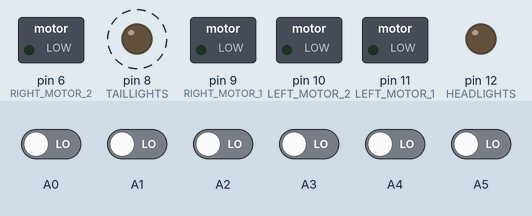
The sketch below on a simulated Arduino Uno, built with avr-gcc and run on an emulated ATmega328P. Shown: switched loads named in the sketch (green lamp = pin HIGH), output pins drawn as LEDs (lit = HIGH). Dashed ring = blinking. The test bench sets the inputs (shaded band); at power-on: A0–5 LOW. What the sketch prints to the serial monitor is not drawn.

Above: at 0.15 s.
Timing chart, 0 to 3.0 s (numbered marks = the images above):
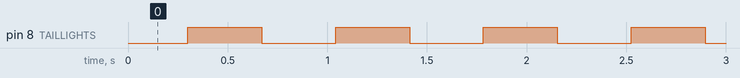

Measured:
- by itself, pin 8 (TAILLIGHTS): alternates HIGH for 0.37 s and LOW for 0.37 s

The sketch:

rf_bot.ino
```cpp
// 6-channel RC RF-Bot
//
// Coded By: Subham Roy
// E-Mail : syfluqs@gmail.com
#define CODE_VERSION "2.0"

//set this constant 1 if you want to print debug messages
#define DEBUG 0
//set 1 if you want to print receiver's pulse width
#define PRINT_REC_PW 1

//defining pins needed for motor movement and light control
#define LEFT_MOTOR_1 11
#define LEFT_MOTOR_2 10
#define RIGHT_MOTOR_1 9
#define RIGHT_MOTOR_2 6

#define HEADLIGHTS 12
#define TAILLIGHTS 8
#define REVERSE_LED 8

//set these values from 0 to 255
//these will be the output PWM signals to motor driver
#define MOTOR_DRIVE_MAX 255
#define MOTOR_DRIVE_MIN 0
//max decrease or increase in output value while turning
//while in linear mode: max_output=MOTOR_DRIVE_MAX-LINEAR_MODE_DELTA
#define LINEAR_MODE_DELTA 70

//defines min and max values of input pulse width from
//receiver unit
#define CH1_MAX 1990
#define CH1_MIN 985
#define CH2_MAX 1995
#define CH2_MIN 995
#define CH3_MAX 1990
#define CH3_MIN 990
#define CH4_MAX 1987
#define CH4_MIN 985
//separate values for ch5 3-way switch
#define CH5_1_MAX 990
#define CH5_1_MIN 980
#define CH5_2_MAX 1505
#define CH5_2_MIN 1480
#define CH5_3_MAX 2005
#define CH5_3_MIN 1992
//separate values for ch6 2-way switch
#define CH6_0_MAX 2005
#define CH6_0_MIN 1992
#define CH6_1_MAX 990
#define CH6_1_MIN 977

//delay in between every loop
#define loop_delay 70
//pulseIn timeout
#define pw_timeout 50000

//===========================================================

int ch1,ch2,ch3,ch4,ch5,ch6;
//reverse mode
boolean reverse = false;

//movement_variables
//analog output values to motor driver
//values must be from MOTOR_DRIVE_MIN to MOTOR_DRIVE_MAX
int left_1 = 0;
int left_2 = 0;
int right_1 = 0;
int right_2 = 0;
int forward = 0;
int delta_left=0;
int delta_right=0;

void setup()
{
  pinMode(LEFT_MOTOR_1, OUTPUT); // _{ left
  pinMode(LEFT_MOTOR_2, OUTPUT); //  { motor
  pinMode(RIGHT_MOTOR_1, OUTPUT); // _{ right
  pinMode(RIGHT_MOTOR_2, OUTPUT); //  { motor

  pinMode(HEADLIGHTS, OUTPUT);
  pinMode(TAILLIGHTS, OUTPUT);

  pinMode(A0, INPUT);
  pinMode(A1, INPUT);
  pinMode(A2, INPUT);
  pinMode(A3, INPUT);
  pinMode(A4, INPUT);
  pinMode(A5, INPUT);

  if(DEBUG || PRINT_REC_PW) {
  Serial.begin(9600);
  Serial.print("RFbot v"); Serial.print(CODE_VERSION); Serial.println(" Online...");
  }

  //ToDo :: Test Sequence

}

void loop()
{
  //collecting values
  ch1 = pulseIn(A0, HIGH, pw_timeout);
  ch2 = pulseIn(A1, HIGH, pw_timeout);
  ch3 = pulseIn(A2, HIGH, pw_timeout);
  ch4 = pulseIn(A3, HIGH, pw_timeout);
  ch5 = pulseIn(A4, HIGH, pw_timeout);
  ch6 = pulseIn(A5, HIGH, pw_timeout);

  if (PRINT_REC_PW) {
    Serial.print(ch1); Serial.print("||");
    Serial.print(ch2); Serial.print("||");
    Serial.print(ch3); Serial.print("||");
    Serial.print(ch4); Serial.print("||");
    Serial.print(ch5); Serial.print("||");
    Serial.print(ch6); Serial.println();
  }

  //headlights
  if (ch6>CH6_1_MIN) {
    digitalWrite(HEADLIGHTS, HIGH); //headlights on
    //if (DEBUG) { Serial.println("Headlights On"); }
  } else {
    digitalWrite(HEADLIGHTS, LOW); //headlights off
    //if (DEBUG) { Serial.println("Headlights Off"); }
  }

  //=================== main motor driving code ===============================

  //ch5 switch set at 1
  //linear speed mode
  //bot moves at constant linear velocity whether in straight
  //or curved path
  if (ch5>=CH5_1_MIN && ch5<CH5_1_MAX) {

    forward = map(ch3, CH3_MIN, CH3_MAX, MOTOR_DRIVE_MIN, MOTOR_DRIVE_MAX-LINEAR_MODE_DELTA);
    delta_left = map(ch1, CH1_MIN, CH1_MAX, -LINEAR_MODE_DELTA, LINEAR_MODE_DELTA);
    delta_right = -delta_left;

    left_1 = forward+delta_left;
    left_2 = 0;
    right_1 = forward+delta_right;
    right_2 = 0;
    if (left_1<0) {left_1=0;}
    if (right_1<0) {right_1=0;}

    if (DEBUG) { Serial.print("mode1: "); Serial.print(forward); Serial.print("||");
                                          Serial.print(left_1); Serial.print("||");
                                          Serial.print(right_1); Serial.println(); }

  }

  //ch5 switch set at 2
  //drift mode
  //bot moves with max velocity possible and exhibits sharp
  //turns
  else if (ch5>=CH5_2_MIN && ch5<CH5_1_MAX) {

    forward = map(ch3, CH3_MIN, CH3_MAX, MOTOR_DRIVE_MIN, MOTOR_DRIVE_MAX);
    delta_left = map(ch1, CH1_MIN, CH1_MAX, -LINEAR_MODE_DELTA, LINEAR_MODE_DELTA);
    delta_right = -delta_left;

    if (DEBUG) { Serial.print("mode2: "); Serial.print(forward); Serial.print("||");
                                          Serial.print(delta_left); Serial.print("||");
                                          Serial.print(delta_right); Serial.println(); }

    left_1 = forward+delta_left;
    left_2 = 0;
    right_1 = forward+delta_right;
    right_2 = 0;
  }

  //ch5 switch set at 3
  //not implemented yet
  else if (ch5>=CH5_3_MIN && ch5<CH5_3_MAX) {
    if (DEBUG) { Serial.println("ch5 switch set to 3"); }
  }

  //remote switched off
  else {
    left_1 = 0;
    left_2 = 0;
    right_1 = 0;
    right_2 = 0;
  }

  //detect reverse condition
  if ( (ch4 < (CH4_MIN+200)) && !reverse ) { reverse = true; }
  else if ( (ch4 < (CH4_MIN+200)) && reverse ) {reverse = false; }
  //if in reverse mode, turn on reverse LED
  digitalWrite(REVERSE_LED, reverse);

  //set values to the motor driver
  if (reverse) {
    analogWrite(LEFT_MOTOR_1, right_2);
    analogWrite(LEFT_MOTOR_2, right_1);
    analogWrite(RIGHT_MOTOR_1, left_2);
    analogWrite(RIGHT_MOTOR_2, left_1);
  }
  else {
    analogWrite(LEFT_MOTOR_1, left_1);
    analogWrite(RIGHT_MOTOR_1, right_1);
    analogWrite(LEFT_MOTOR_2, left_2);
    analogWrite(RIGHT_MOTOR_2, right_2);
  }

  delay(loop_delay);
}
```
